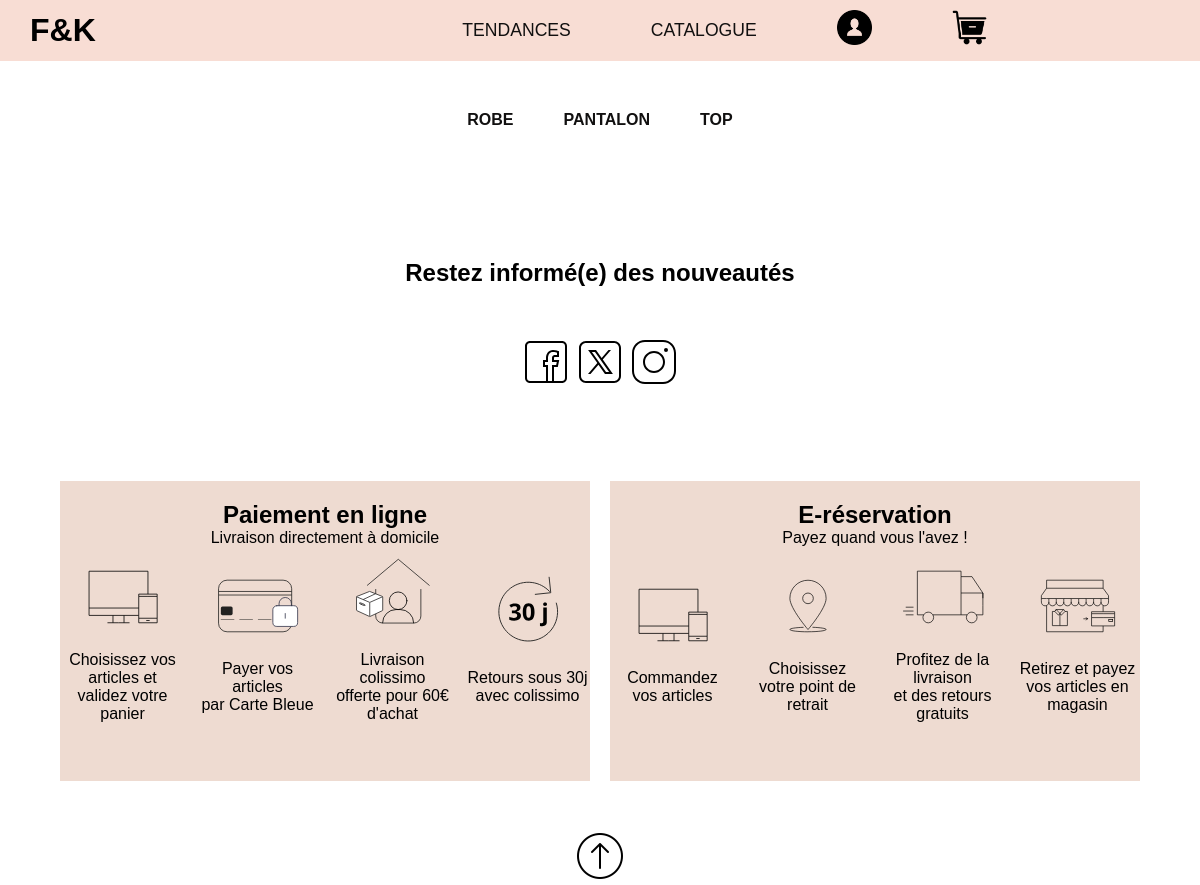
Page /catalogue.php on the earlier database version.
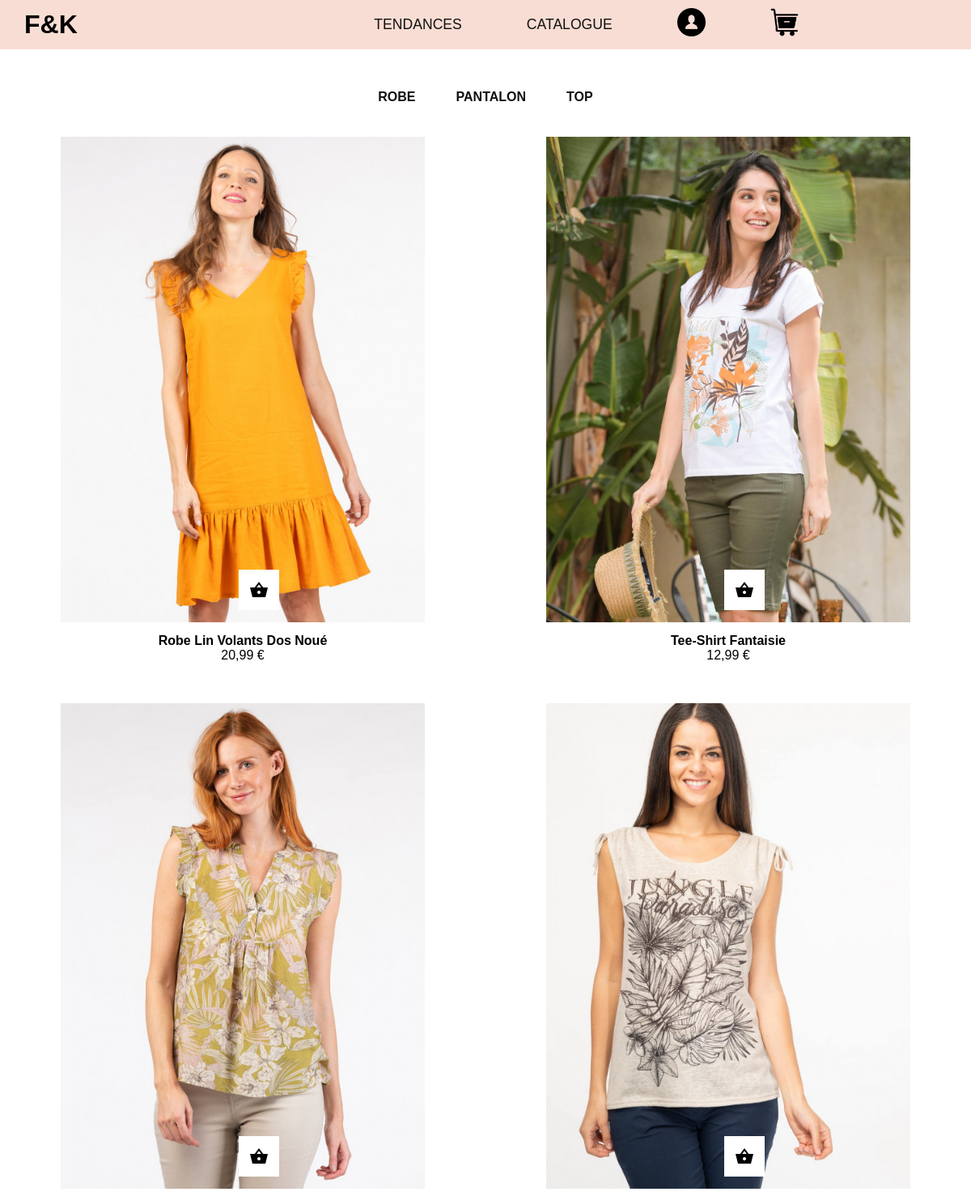
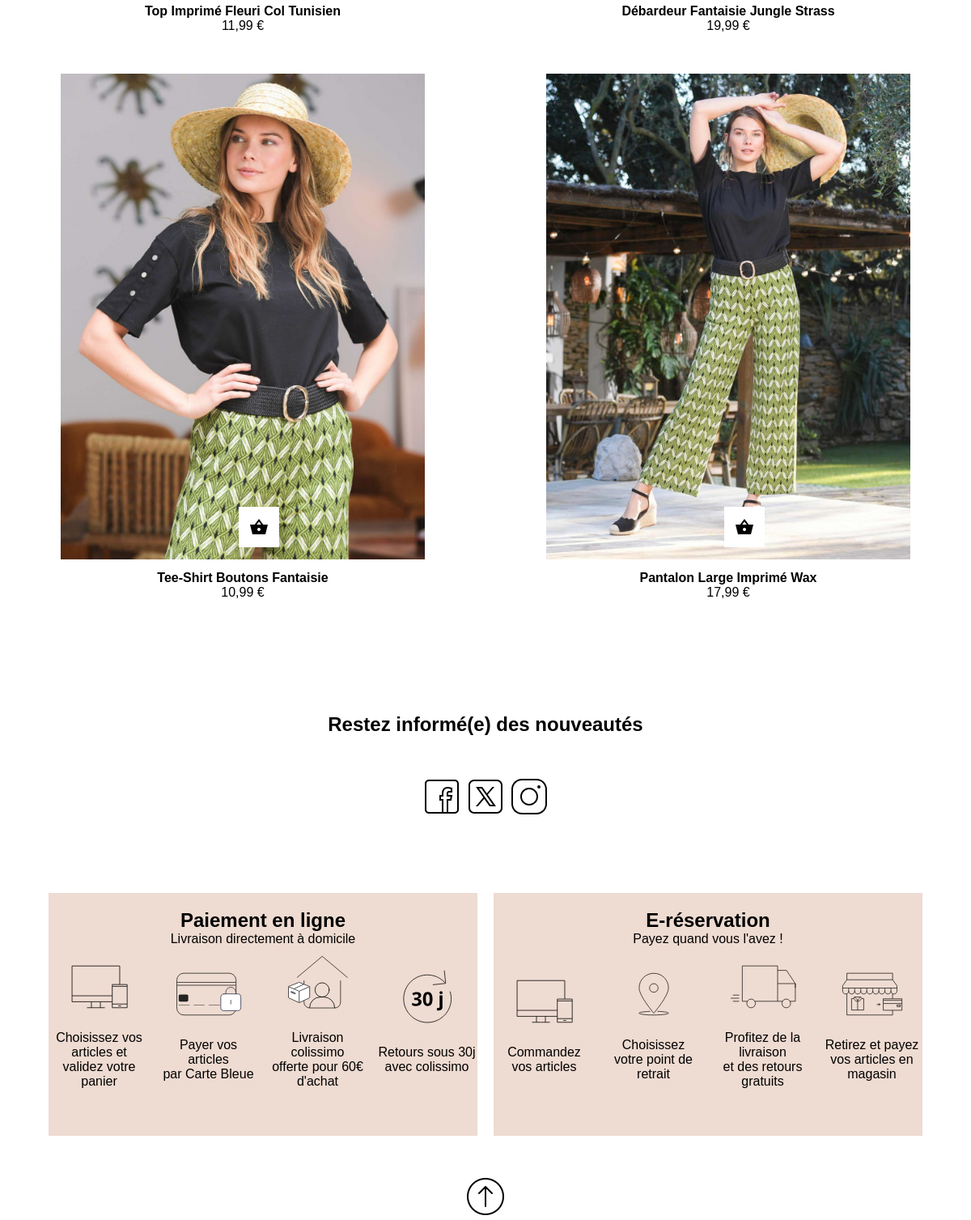
Same page on the later database version (2 pictures, top to bottom).
### tables this page shows
CREATE TABLE `product` (
  `id` int NOT NULL,
  `id_tendance` int NOT NULL,
  `type` varchar(255) NOT NULL,
  `product_name` varchar(255) NOT NULL,
  `product_description` varchar(1000) NOT NULL,
  `product_price` varchar(255) NOT NULL,
  `product_pic_1` varchar(255) NOT NULL,
  `product_pic_2` varchar(255) NOT NULL
);

### src/catalogue.php (the view, shortened to what this page needs)
<?php
require_once("connect.php");
$sql = "SELECT * FROM product";
$query = $db->prepare($sql);
$query->execute();
$product = $query->fetchAll(PDO::FETCH_ASSOC);
?>
<!DOCTYPE html>
<html lang="fr">
<head>
    <link rel="stylesheet" href="style.css">
</head>
<?php
include './element/navbar.php';
?>
<section class="section_categorie">
    <div class="container_categorie">
        <div class="categorie categorie_robe"><a href="../catalogue_type.php?type=robe">ROBE</a></div>
        <div class="categorie categorie_pantalone"><a href="../catalogue_type.php?type=pantalon">PANTALON</a></div>
        <div class="categorie categorie_jupe"><a href="../catalogue_type.php?type=top">TOP</a></div>
    </div>
</section>
<section class="contenaire_catalogue">
    <div class="container_items">
        <?php
        foreach ($product as $pr) {
        ?>
            <div class="item">
                <div> <a href="product.php?id=<?= $pr["id"] ?>"><img src=" <?= $pr["product_pic_1"] ?>" width="450px" height="600px" alt=""></a></div>
                <div class="titre"> <?= $pr["product_name"] ?></div>
                <div> <?= $pr["product_price"] ?></div>
                <button class="btn"><a href="produit.php"></a>
                </button>
            </div>
    </div>
<?php
        }
?>
</section>
<?php
include './element/footer.php';
?>
</body>
</html>
</body>
</html>

### src/element/navbar.php (shortened to what this page needs)
<nav class="navbar dark-mode" role="navigation">
    <div class="navbar__logo">
        <a href="index.php">
            F&K
        </a>
    </div>
    <ul class="navbar__links">
        <li class="navbar__link first"><a href="./tendances.php">TENDANCES</a></li>
        <li class="navbar__link second"><a href="./catalogue.php">CATALOGUE</a></li>
        <li class="navbar__link third"><a href="login.php"><img src="../img/utilisateur.png" width=" 35px" heigh="35px" alt=""></a></li>
        <li class="navbar__link four"><a href="#"><img src="../img/retirer-du-panier.png" width=" 35px" heigh="35px" alt=""></a></li>
    </ul>
</nav>

### src/element/footer.php
<footer >
 <article class="product_info">
            <h2>Restez informé(e) des nouveautés</h2>
        <div class="reseau_sociaux">
            <img src="img/icon/icons8-f.svg" alt="">
            <img src="img/icon/icons8-twitterx (2).svg"  alt="">
            <img src="img/icon/icons8-instagram (1).svg" alt="">
        </div>
 </article>
 <div class="contenaire-footer">
        <div class="footer_left">
            <div class="footer-title">
                <h2>Paiement en ligne</h2>
                <p>Livraison directement à domicile</p>
            </div>
            <div class="footer-elements">
                <div class="bloc">
                    <div class="img"><img src="img/icon/01-COMMANDEZ.svg" height="100px" width="100px"></div>
                    <p>Choisissez vos articles et <br>validez votre panier</p>
                </div>
                <div class="bloc">
                    <div class="img"><img src="img/icon/02-PAIEMENT.svg" height="100px" width="100px" alt=""></div>
                    <p>Payer vos articles <br>
                        par Carte Bleue</p>
                </div>
                <div class="bloc">
                    <div class="img"><img src="img/icon/03-LIVRAISON.svg" height="100px" width="100px" alt=""></div>
                    <p>Livraison colissimo <br>offerte pour 60€ d'achat</p>
                </div>
                <div class="bloc">
                    <div class="img"><img src="img/icon/04-RETOURS.svg" height="100px" width="100px" alt=""></div>
                    <p>Retours sous 30j <br>avec colissimo</p>
                </div>
            </div>
        </div>
        <div class="footer_right">
            <div class="footer-title">
                <h2>E-réservation</h2>
                <p>Payez quand vous l'avez !</p>
            </div>
            <div class="footer-elements">
                <div class="bloc">
                        <div class="img"><img src="img/icon/01-COMMANDEZ.svg" height="100px" width="100px"></div>
                        <p>Commandez <br>vos articles</p>
                </div>
                <div class="bloc">
                        <div class="img"><img src="img/icon/point-de-retrait.svg" height="100px" width="100px" alt=""></div>
                        <p>Choisissez <br>votre point de retrait</p>
                </div>
                <div class="bloc">
                        <div class="img"><img src="img/icon/livraison.svg" height="100px" width="100px" alt=""></div>
                        <p>Profitez de la livraison <br>et des retours gratuits</p>
                </div>
                <div class="bloc">
                        <div class="img"><img src="img/icon/retirez-et-payez-en-magasin.svg" height="100px" width="100px" alt=""></div>
                        <p>Retirez et payez <br>vos articles en magasin</p>
                </div>
            </div>
        </div>
    </div>
    <div class="footer_bottom ">
        <a href=""><img src="img/icon/icons8-flèche-haut-50.png" alt=""></a>
    </div>
</footer>

### src/style.css (style rules this page uses)
:root { --font-size: 1rem; }
.dark-mode { --navbar-color: #111010; --navbar-bg-color: #fff; }
* { box-sizing: border-box; outline: none; margin: 0 auto; padding: 0; }
html { scroll-behavior: smooth; }
ul { list-style: none; }
.navbar { display: flex; align-items: center; padding: 10px; font-size: 1.1rem; background-color: rgba(232, 149, 121, 0.322); }
.navbar__logo { margin-left: 20px; align-items: center; font-weight: bold; font-size: 2rem; color: black; }
.navbar__logo a { text-decoration: none; color: black; }
.navbar__links { display: flex; align-items: center; }
.navbar__link { padding: 0 40px; }
.navbar__link>a { color: var(--navbar-color); text-decoration: none; }
@media screen and (min-width:768px) { .navbar__link>a::after { display: block; content: ""; width: 0; height: 1px; background: var(--navbar-color); transition: width .4s; } }
.contenaire_catalogue { margin-top: 40px; display: flex; flex-wrap: wrap; justify-content: center; align-items: center; }
.btn { width: 50px; height: 50px; background-color: rgb(255, 255, 255); border-style: none; position: absolute; background-image: url(./img/panier_noir.png); background-repeat: no-repeat; background-position: center; top: 535px; left: 220px; }
.item { position: relative; justify-content: center; text-align: center; margin-bottom: 50px; }
.titre { font-weight: bold; margin-top: 10px; }
.section_categorie { display: flex; text-align: center; justify-content: center; }
.container_categorie { display: flex; text-align: center; justify-content: center; gap: 50px; }
.categorie a { font-weight: 500; text-decoration: none; color: #111010; font-weight: bold; }
.categorie { margin-top: 50px; }
.contenaire-footer { max-width: 90%; display: flex; height: auto; justify-content: center; align-items: center; flex-direction: row; gap: 20px; }
.footer_left, .footer_right { height: 300px; width: 50%; text-align: center; background-color: #eedbd1; padding-top: 20px; }
.footer-elements { display: flex; justify-content: center; padding: 0; align-items: center; }
.bloc { display: grid; flex-direction: column; width: 100%; max-width: 400px; }
.footer_bottom { display: flex; justify-content: center; margin-top: 50px; }
.footer-elements { display: flex; justify-content: center; gap: 10px; }
.product_info { display: flex; flex-direction: column; gap: 50px; margin-top: 90px; margin-bottom: 90px; }

Differences in the rows shown:
added product: product_pic_1 (picture), product_name "Robe Lin Volants Dos Noué", product_price "20,99 €"
added product: product_pic_1 (picture), product_name "Tee-Shirt Fantaisie", product_price "12,99 €"
added product: product_pic_1 (picture), product_name "Top Imprimé Fleuri Col Tunisien", product_price "11,99 €"
added product: product_pic_1 (picture), product_name "Débardeur Fantaisie Jungle Strass", product_price "19,99 €"
added product: product_pic_1 (picture), product_name "Tee-Shirt Boutons Fantaisie", product_price "10,99 €"
added product: product_pic_1 (picture), product_name "Pantalon Large Imprimé Wax", product_price "17,99 €"
